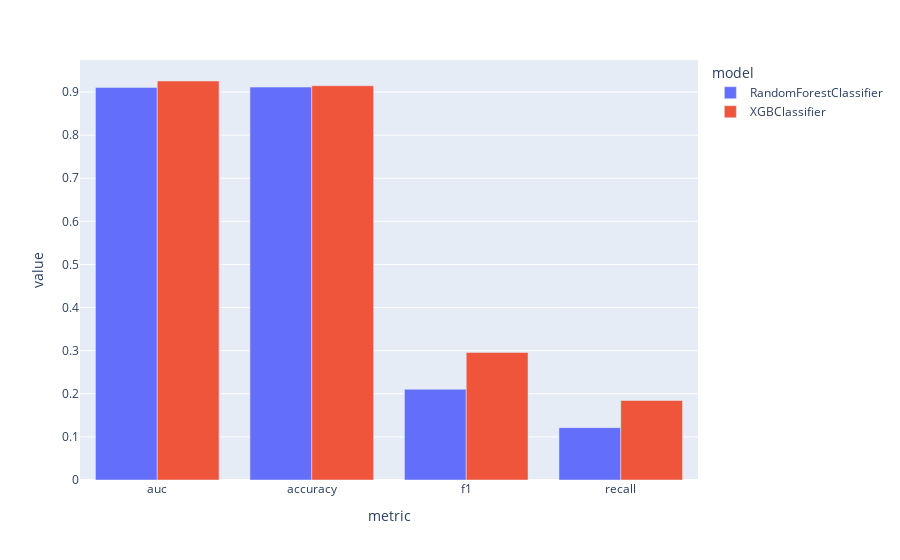

Notebook code for this chart:
### Code cell
px.bar(metrics_df, x="metric", y="value", color="model", barmode="group")

### Figure 1 — Plotly figure (JSON) as saved in the notebook; plotly's stock layout.template omitted (floating-point values rounded to 4 significant figures)
{"data": [{"alignmentgroup": "True", "hovertemplate": "model=RandomForestClassifier<br>metric=%{x}<br>value=%{y}<extra></extra>", "legendgroup": "RandomForestClassifier", "marker": {"color": "#636efa", "pattern": {"shape": ""}}, "name": "RandomForestClassifier", "offsetgroup": "RandomForestClassifier", "orientation": "v", "showlegend": true, "textposition": "auto", "type": "bar", "x": ["auc", "accuracy", "f1", "recall"], "xaxis": "x", "y": [0.9107, 0.9114, 0.2106, 0.1214], "yaxis": "y"}, {"alignmentgroup": "True", "hovertemplate": "model=XGBClassifier<br>metric=%{x}<br>value=%{y}<extra></extra>", "legendgroup": "XGBClassifier", "marker": {"color": "#EF553B", "pattern": {"shape": ""}}, "name": "XGBClassifier", "offsetgroup": "XGBClassifier", "orientation": "v", "showlegend": true, "textposition": "auto", "type": "bar", "x": ["auc", "accuracy", "f1", "recall"], "xaxis": "x", "y": [0.9255, 0.9146, 0.2958, 0.1844], "yaxis": "y"}], "layout": {"barmode": "group", "legend": {"title": {"text": "model"}, "tracegroupgap": 0}, "margin": {"t": 60}, "xaxis": {"anchor": "y", "domain": [0, 1], "title": {"text": "metric"}}, "yaxis": {"anchor": "x", "domain": [0, 1], "title": {"text": "value"}}}}
